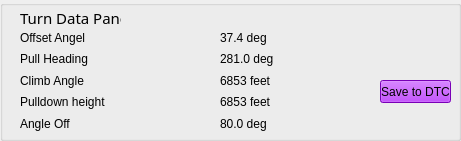
  <widget class="QGroupBox" name="groupBox_6">
   <property name="geometry">
    <rect>
     <x>20</x>
     <y>540</y>
     <width>461</width>
     <height>141</height>
    </rect>
   </property>
   <property name="title">
    <string/>
   </property>
   <widget class="QLabel" name="label_40">
    <property name="geometry">
     <rect>
      <x>20</x>
      <y>10</y>
      <width>101</width>
      <height>16</height>
     </rect>
    </property>
    <property name="font">
     <font>
      <family>Agency FB</family>
      <pointsize>11</pointsize>
      <weight>50</weight>
      <italic>false</italic>
      <bold>false</bold>
     </font>
    </property>
    <property name="styleSheet">
     <string notr="true">font: 11pt &quot;Agency FB&quot;;</string>
    </property>
    <property name="text">
     <string>Turn Data Panel</string>
    </property>
   </widget>
   <widget class="QPushButton" name="pushButton_47">
    <property name="geometry">
     <rect>
      <x>380</x>
      <y>80</y>
      <width>71</width>
      <height>23</height>
     </rect>
    </property>
    <property name="styleSheet">
     <string notr="true">QPushButton{
background:rgb(170, 0, 255)
}</string>
    </property>
    <property name="text">
     <string>Save to DTC</string>
    </property>
   </widget>
   <widget class="QWidget" name="verticalLayoutWidget_19">
    <property name="geometry">
     <rect>
      <x>20</x>
      <y>30</y>
      <width>160</width>
      <height>101</height>
     </rect>
    </property>
    <layout class="QVBoxLayout" name="verticalLayout_19">
     <item>
      <widget class="QLabel" name="label_42">
       <property name="text">
        <string>Offset Angel</string>
       </property>
      </widget>
     </item>
     <item>
      <widget class="QLabel" name="label_43">
       <property name="text">
        <string>Pull Heading</string>
       </property>
      </widget>
     </item>
     <item>
      <widget class="QLabel" name="label_48">
       <property name="text">
        <string>Climb Angle</string>
       </property>
      </widget>
     </item>
     <item>
      <widget class="QLabel" name="label_44">
       <property name="text">
        <string>Pulldown height</string>
       </property>
      </widget>
     </item>
     <item>
      <widget class="QLabel" name="label_38">
       <property name="text">
        <string>Angle Off</string>
       </property>
      </widget>
     </item>
    </layout>
   </widget>
   <widget class="QWidget" name="verticalLayoutWidget_20">
    <property name="geometry">
     <rect>
      <x>220</x>
      <y>30</y>
      <width>160</width>
      <height>101</height>
     </rect>
    </property>
    <layout class="QVBoxLayout" name="verticalLayout_20">
     <item>
      <widget class="QLabel" name="label_55">
       <property name="text">
        <string>37.4 deg</string>
       </property>
      </widget>
     </item>
     <item>
      <widget class="QLabel" name="label_56">
       <property name="text">
        <string>281.0 deg</string>
       </property>
      </widget>
     </item>
     <item>
      <widget class="QLabel" name="label_59">
       <property name="text">
        <string>6853 feet</string>
       </property>
      </widget>
     </item>
     <item>
      <widget class="QLabel" name="label_62">
       <property name="text">
        <string>6853 feet</string>
       </property>
      </widget>
     </item>
     <item>
      <widget class="QLabel" name="label_66">
       <property name="text">
        <string>80.0 deg</string>
       </property>
      </widget>
     </item>
    </layout>
   </widget>
  </widget>
